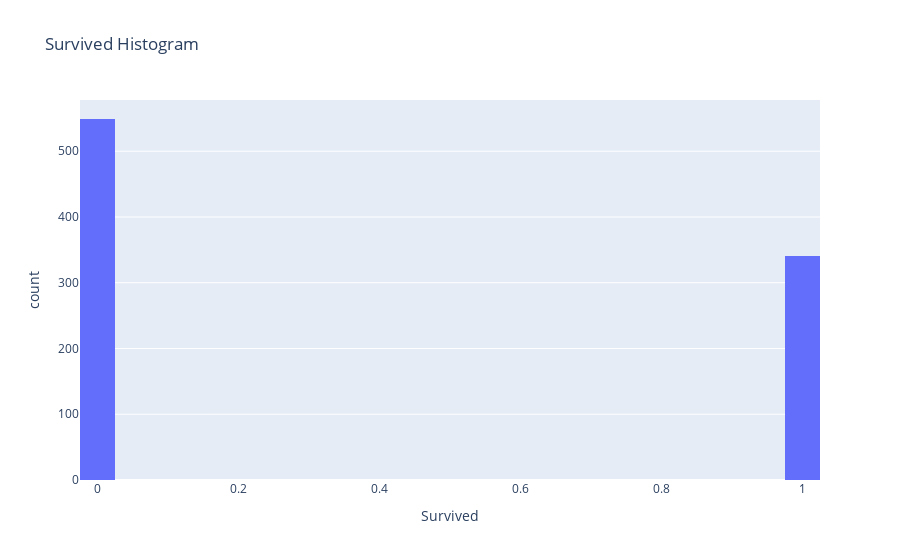

Notebook cell for this chart:
### Markdown cell above
# EDA

### Code cell
# Histogram of price_log
fig = px.histogram(
    data,
    x="Survived",
    title="Survived Histogram",
    #             color="host_is_superhost",
    nbins=50)

fig.show()

### Figure 1 — Plotly figure (JSON) as saved in the notebook; plotly's stock layout.template omitted (floating-point values rounded to 4 significant figures; data arrays with more than 128 entries replaced by an {"elided": "..."} marker saying what was removed)
{"data": [{"alignmentgroup": "True", "bingroup": "x", "hovertemplate": "Survived=%{x}<br>count=%{y}<extra></extra>", "legendgroup": "", "marker": {"color": "#636efa"}, "name": "", "nbinsx": 50, "offsetgroup": "", "orientation": "v", "showlegend": false, "type": "histogram", "x": {"elided": "889 int values"}, "xaxis": "x", "yaxis": "y"}], "layout": {"barmode": "relative", "legend": {"tracegroupgap": 0}, "title": {"text": "Survived Histogram"}, "xaxis": {"anchor": "y", "domain": [0, 1], "title": {"text": "Survived"}}, "yaxis": {"anchor": "x", "domain": [0, 1], "title": {"text": "count"}}}}
